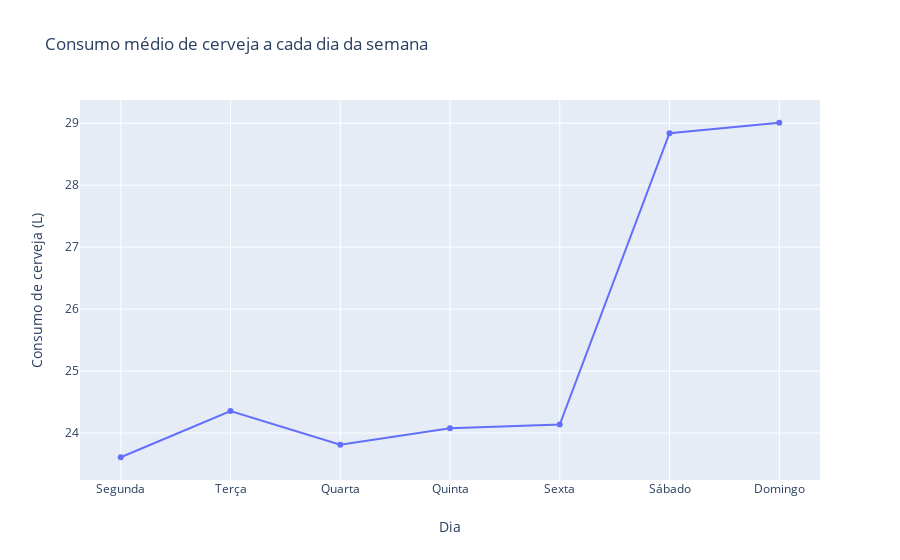

Notebook code for this chart:
### Code cell
# plotting mean consumption of each day of the week

#isoweekday: monday to sunday, 1 to 7
beer["Dia da semana"] = beer["Data"].apply(lambda x: x.isoweekday())

consumo_dias_semana = []
for i in range(1, 8):
    media = np.mean(beer[beer['Dia da semana'] == i]['Consumo de cerveja (litros)'])
    consumo_dias_semana.append(media)

dias_semana = ['Segunda', 'Terça', 'Quarta', 'Quinta', 'Sexta', 'Sábado', 'Domingo']

fig = go.Figure(data=go.Scatter(x=dias_semana,
                                y=consumo_dias_semana))
fig.update_layout(title='Consumo médio de cerveja a cada dia da semana',
                  xaxis_title='Dia',
                  yaxis_title='Consumo de cerveja (L)')
fig.show()

### Figure 1 — Plotly figure (JSON) as saved in the notebook; plotly's stock layout.template omitted (floating-point values rounded to 4 significant figures)
{"data": [{"type": "scatter", "x": ["Segunda", "Terça", "Quarta", "Quinta", "Sexta", "Sábado", "Domingo"], "y": [23.61, 24.36, 23.81, 24.08, 24.14, 28.84, 29.01]}], "layout": {"title": {"text": "Consumo médio de cerveja a cada dia da semana"}, "xaxis": {"title": {"text": "Dia"}}, "yaxis": {"title": {"text": "Consumo de cerveja (L)"}}}}
